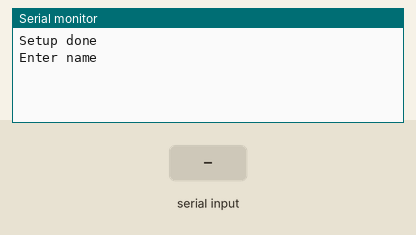
Simulated run of this sketch. Board: Arduino Uno, built with avr-gcc and run on an emulated ATmega328P. Shown: the last lines printed to the serial monitor. Inputs (shaded band) come from the test bench.

Above: at 1.2 s.
1.3 s: "1" received over Serial
At 4.0 s:
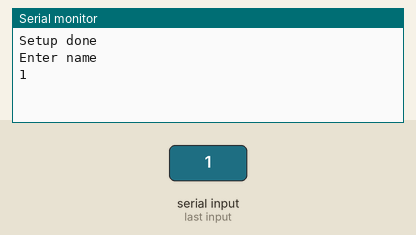
4.3 s: "0" received over Serial
5.8 s: "2" received over Serial
At 7.8 s:
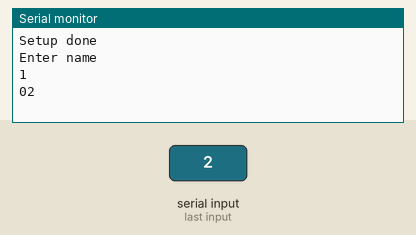

Measured:
- after the input at 1.3 s, the serial monitor: prints a new line after 2.0 s (image 1)
- after the input at 5.8 s, the serial monitor: prints a new line after 1.0 s (image 2)

The sketch:

Program2.ino
```cpp
void setup() {
  // put your setup code here, to run once:
  Serial.begin(9600);
  Serial.println("Setup done");
  Serial.println("Enter name");
}

void loop() {
  // put your main code here, to run repeatedly:
  while(Serial.available()>0)
  {
    delay(1000);
    String data= Serial.readString();
    //Serial.print("Username=");
    Serial.println(data);
    //delay(1000);
  }


}
```
